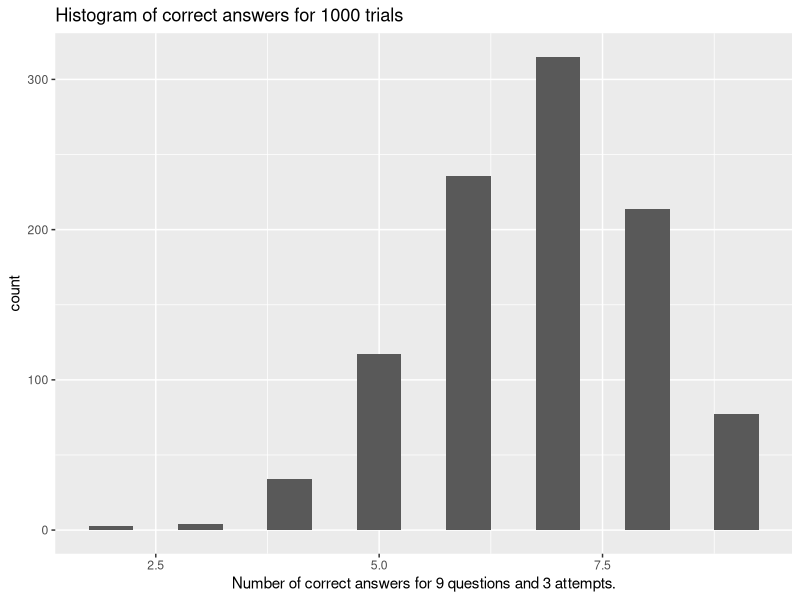

This chart was generated by the following R code:
# Proceed with caution, clumsy code ahead! But rest assured, it works.
# You're more than welcome to tweak this code to play around with the parameters.
library(ggplot2)
num_sim_trials <- 1000
num_quiz_trials <- 3
num_questions <- 9
num_options <- 4

num_correct = c()
for(i in 1:num_sim_trials) {
        correct_answers <- sample(1:num_options, num_questions, replace = T)
        available_selections <- list()
        for(q in 1:num_questions) {
                available_selections[[q]] = 1:num_options
        }
        
        for(j in 1:num_quiz_trials) {
                chosen_answers = c()
                for(q in 1:num_questions) {
                        if (length(available_selections[[q]]) > 1) {
                                chosen_answer = sample(available_selections[[q]], 1)
                        } else {
                                chosen_answer = available_selections[[q]]
                        }
                        
                        if(chosen_answer == correct_answers[q]) {
                                available_selections[[q]] = c(chosen_answer)
                        } else {
                                available_selections[[q]] = available_selections[[q]][ available_selections[[q]] != chosen_answer ]
                        }
                        chosen_answers = c(chosen_answers, chosen_answer)
                }
        }
        num_correct = c(num_correct, sum(correct_answers == chosen_answers))
}
df = data.frame(correct = num_correct)
g = ggplot(df) + aes(x = correct)
g = g + geom_histogram(binwidth = 0.5)
g = g + xlab(paste("Number of correct answers for", num_questions, "questions and", num_quiz_trials, "attempts."))
g = g + ggtitle(paste("Histogram of correct answers for", num_sim_trials, "trials"))
print(g)